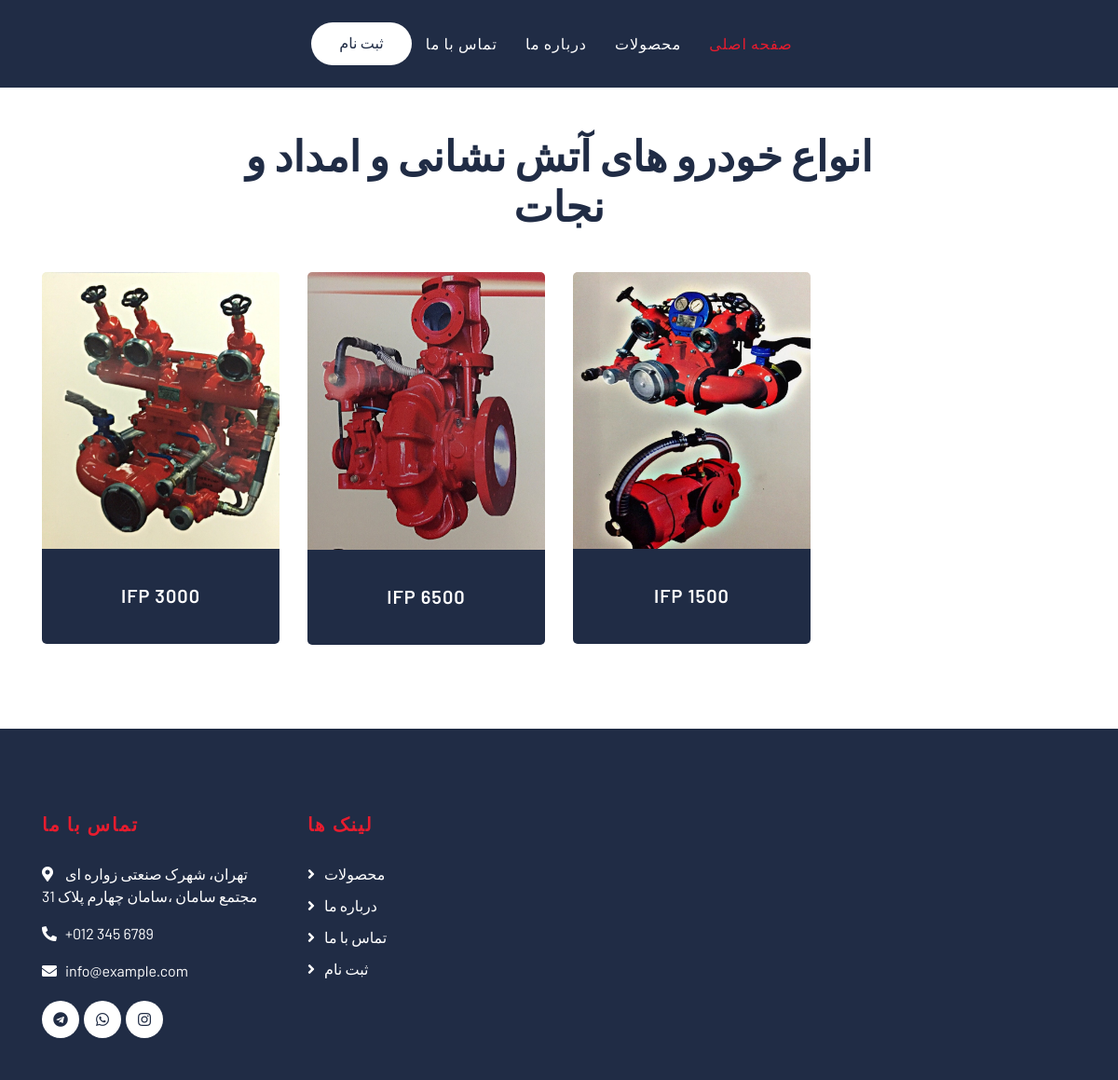
The page /pupminformation/ on the database its author committed.
### mainpage/models.py (models this page shows, shortened)
class Pump(models.Model):
    img = models.ManyToManyField(Image, null=True, blank=True, verbose_name='عکس')
    title = models.ForeignKey(VehicleTitle, on_delete=models.CASCADE, null=True, blank=True,
                              verbose_name='دسته بندی خودرها')
    image_title = models.ImageField(upload_to='media/', null=True, blank=True, verbose_name='عکس اصلی')
    pump_model=models.CharField(max_length=100,verbose_name='مدل پمپ')
    pump_type=models.CharField(max_length=100,null=True,blank=True,verbose_name='نوع پمپ')
    body_material=models.CharField(max_length=300,null=True,blank=True,verbose_name='جنس بدنه پمپ')
    shaft_material=models.CharField(max_length=200,null=True,blank=True,verbose_name='جنس شفت')
    Kind_butterfly=models.CharField(max_length=100,null=True,blank=True,verbose_name='جنس پروانه')
    flow_direction=models.CharField(max_length=100,null=True,blank=True,verbose_name='جهت گردش')
    maximum_pressure=models.CharField(max_length=300,null=True,blank=True,verbose_name='حداکثر فشار بسته')
    Output_flow_rate=models.CharField(max_length=400,null=True,blank=True,verbose_name='دبی خروجی')
    required_distance=models.CharField(max_length=150,null=True,blank=True,verbose_name='دور مورد نیاز پمپ')
    Vacuum_type=models.CharField(max_length=100,null=True,blank=True,verbose_name='نوع خلاء')
    preparation_speed=models.CharField(max_length=100,null=True,blank=True,verbose_name='سرعت آماده سازی پمپ')
    maximum_suction_depth=models.CharField(max_length=50,null=True,blank=True,verbose_name='حداکثر عمق مکش')
    description=models.TextField(verbose_name='توضیحات')
    slug = models.SlugField(max_length=400, unique=True, default='', null=False, db_index=True,
                            verbose_name='عنوان در url')
    class Meta:
        verbose_name='پمپ آتش نشانی'
        verbose_name_plural='پمپ های آتش نشانی'
    def get_absolute_url(self):
        return reverse('pump_single', args={self.slug})

### mainpage/views.py (the view)
# urls.py: path('pupminformation/',views.pump_information,name='my_pump')
def pump_information(request):
    pump_info=Pump.objects.all()
    return render(request,'mainpage/moreinformation/moreinformationpump.html',{'pump_info':pump_info})

### mainpage/templates/mainpage/moreinformation/moreinformationpump.html
{% extends 'base.html' %}
{% load static %}
{% block content %}
    <div class="team">
        <div class="container">
            <div class="section-header text-center">
                <h2>انواع خودرو های آتش نشانی و امداد و نجات</h2>
            </div>
            <div class="row">
                {% for pump in pump_info %}
                    <div class="col-lg-3 col-md-6">
                        <div class="team-item">
                            <div class="team-img">
                                <a href="{{ pump.get_absolute_url }}">
                                    <img src="{{ pump.image_title.url }}" alt="Team Image">
                                </a>
                            </div>
                            <div class="team-text">
                                <h4><a href="{{ pump.get_absolute_url }}">{{ pump.pump_model }}</a>
                                </h4>
                            </div>
                        </div>
                    </div>
                {% endfor %}
            </div>
        </div>
    </div>
{% endblock %}

### mainpage/static/mainpage/style.css (style rules this page uses)
body { color: #444444; font-weight: 400; background: #ffffff; font-family: 'Barlow', sans-serif; }
h1, h2, h3, h4, h5, h6 { color: #202C45; }
a { color: #202C45; transition: .3s; }
.section-header { position: relative; width: 100%; max-width: 700px; margin: 0 auto 45px auto; }
.section-header h2 { margin: 0; font-size: 45px; font-weight: 700; text-transform: capitalize; }
.team { position: relative; width: 100%; padding: 45px 0 15px 0; }
.team .team-item { position: relative; margin-bottom: 30px; }
.team .team-img { position: relative; border-radius: 5px 5px 0 0; overflow: hidden; }
.team .team-img img { width: 100%; transition: .3s; }
.team .team-text { position: relative; width: 100%; padding: 35px 30px 30px 30px; text-align: center; background: #202C45; border-radius: 0 0 5px 5px; transition: .5s; }
.team .team-text h4 a { color: #ffffff; font-size: 20px; font-weight: 600; letter-spacing: 1px; margin-bottom: 10px; }

### rows shown on the page
Pump: image_title (picture), pump_model "IFP 3000"
Pump: image_title (picture), pump_model "IFP 6500"
Pump: image_title (picture), pump_model "IFP 1500"
